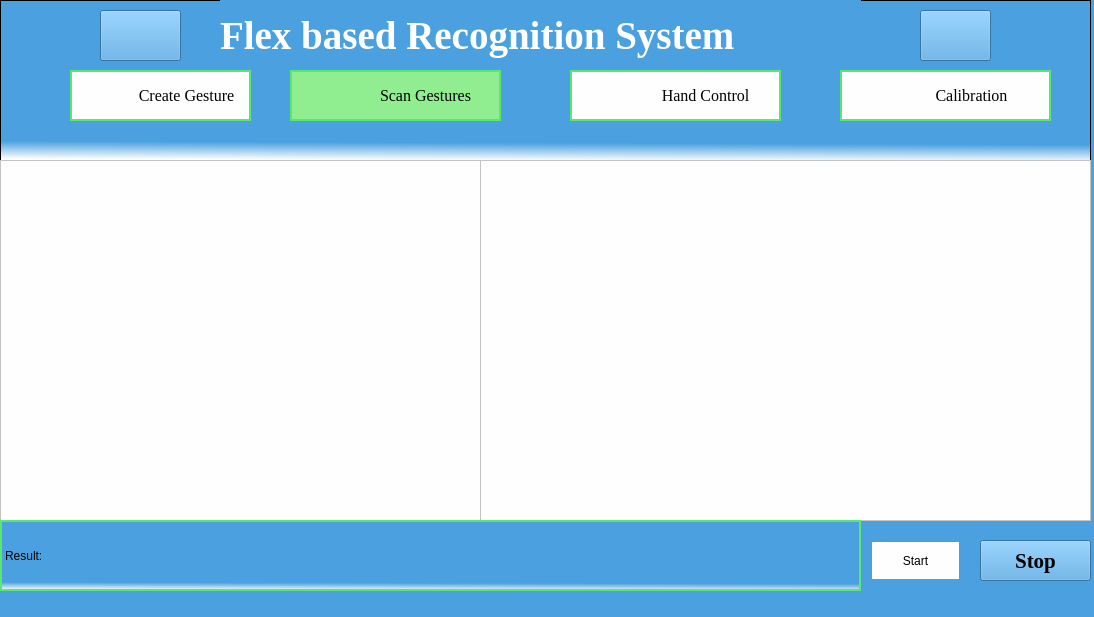
<?xml version="1.0" encoding="UTF-8"?>
<ui version="4.0">
 <class>MainWindow</class>
 <widget class="QMainWindow" name="MainWindow">
  <property name="geometry">
   <rect>
    <x>0</x>
    <y>0</y>
    <width>1094</width>
    <height>617</height>
   </rect>
  </property>
  <property name="windowTitle">
   <string>MainWindow</string>
  </property>
  <property name="styleSheet">
   <string notr="true">background-color:rgba(75, 161, 223, 255)</string>
  </property>
  <widget class="QWidget" name="centralwidget">
   <widget class="QGraphicsView" name="graphicsView_2">
    <property name="geometry">
     <rect>
      <x>0</x>
      <y>0</y>
      <width>1091</width>
      <height>161</height>
     </rect>
    </property>
    <property name="toolTip">
     <string>&lt;html&gt;&lt;head/&gt;&lt;body&gt;&lt;p&gt;&lt;br/&gt;&lt;/p&gt;&lt;/body&gt;&lt;/html&gt;</string>
    </property>
    <property name="styleSheet">
     <string notr="true">background-color: qlineargradient(spread:pad, x1:0.543136, y1:0.074, x2:0.52, y2:1, stop:0.880682 rgba(75, 161, 223, 255), stop:1 rgba(255, 255, 255, 255));
</string>
    </property>
   </widget>
   <widget class="QLabel" name="label">
    <property name="geometry">
     <rect>
      <x>220</x>
      <y>0</y>
      <width>641</width>
      <height>71</height>
     </rect>
    </property>
    <property name="font">
     <font>
      <family>Times New Roman</family>
      <pointsize>29</pointsize>
      <weight>75</weight>
      <bold>true</bold>
     </font>
    </property>
    <property name="styleSheet">
     <string notr="true">color:white;</string>
    </property>
    <property name="text">
     <string>Flex based Recognition System</string>
    </property>
   </widget>
   <widget class="QGraphicsView" name="graphicsView">
    <property name="geometry">
     <rect>
      <x>0</x>
      <y>160</y>
      <width>481</width>
      <height>361</height>
     </rect>
    </property>
    <property name="styleSheet">
     <string notr="true">background-color:#fefefe;
</string>
    </property>
   </widget>
   <widget class="QPushButton" name="create">
    <property name="geometry">
     <rect>
      <x>70</x>
      <y>70</y>
      <width>181</width>
      <height>51</height>
     </rect>
    </property>
    <property name="font">
     <font>
      <family>TImes New Roman</family>
      <pointsize>12</pointsize>
      <weight>50</weight>
      <italic>false</italic>
      <bold>false</bold>
     </font>
    </property>
    <property name="layoutDirection">
     <enum>Qt::RightToLeft</enum>
    </property>
    <property name="styleSheet">
     <string notr="true">QPushButton#create{
padding-left:-40px;
color:black;
background-color:#fefefe;
border: 2px solid #58e870; border-radius:30px;
font: 12pt &quot;TImes New Roman&quot;;
background-image:url(&quot;icons/create.png&quot;);
background-repeat:none;
}
QPushButton#create:hover
{
   background-color:lightgreen;
	color:white;
}</string>
    </property>
    <property name="text">
     <string>   Create Gesture</string>
    </property>
   </widget>
   <widget class="QPushButton" name="scan_sen">
    <property name="geometry">
     <rect>
      <x>570</x>
      <y>70</y>
      <width>211</width>
      <height>51</height>
     </rect>
    </property>
    <property name="font">
     <font>
      <family>TImes New Roman</family>
      <pointsize>12</pointsize>
      <weight>50</weight>
      <italic>false</italic>
      <bold>false</bold>
     </font>
    </property>
    <property name="styleSheet">
     <string notr="true">QPushButton#scan_sen{
padding-left:-40px;
color:black;
background-color:#fefefe;
border: 2px solid #58e870; border-radius:30px;
font: 12pt &quot;TImes New Roman&quot;;
background-image:url(&quot;icons/sent.png&quot;);
background-repeat:none;
}
QPushButton#scan_sen:hover
{
   background-color:lightgreen;
	color:white;
}</string>
    </property>
    <property name="text">
     <string>                          Hand Control </string>
    </property>
   </widget>
   <widget class="QPushButton" name="scan_sinlge">
    <property name="geometry">
     <rect>
      <x>290</x>
      <y>70</y>
      <width>211</width>
      <height>51</height>
     </rect>
    </property>
    <property name="font">
     <font>
      <family>TImes New Roman</family>
      <pointsize>12</pointsize>
      <weight>50</weight>
      <italic>false</italic>
      <bold>false</bold>
     </font>
    </property>
    <property name="layoutDirection">
     <enum>Qt::LeftToRight</enum>
    </property>
    <property name="autoFillBackground">
     <bool>false</bool>
    </property>
    <property name="styleSheet">
     <string notr="true">QPushButton#scan_sinlge{
padding-left:-40px;
color:black;
background-color:lightgreen;
border: 2px solid #58e870; border-radius:30px;
font: 12pt &quot;TImes New Roman&quot;;
background-image:url(&quot;icons/scan.png&quot;);
background-repeat:none;
}
QPushButton#scan_sinlge:hover
{
   background-color:lightgreen;
	color:white;
}</string>
    </property>
    <property name="text">
     <string>                         Scan Gestures</string>
    </property>
   </widget>
   <widget class="QPushButton" name="exp2">
    <property name="geometry">
     <rect>
      <x>840</x>
      <y>70</y>
      <width>211</width>
      <height>51</height>
     </rect>
    </property>
    <property name="font">
     <font>
      <family>TImes New Roman</family>
      <pointsize>12</pointsize>
      <weight>50</weight>
      <italic>false</italic>
      <bold>false</bold>
     </font>
    </property>
    <property name="styleSheet">
     <string notr="true">QPushButton#exp2{
padding-left:-40px;
color:black;
background-color:#fefefe;
border: 2px solid #58e870; border-radius:30px;
font: 12pt &quot;TImes New Roman&quot;;
background-image:url(&quot;icons/export.png&quot;);
background-repeat:none;
}
QPushButton#exp2:hover
{
   background-color:lightgreen;
	color:white;
}</string>
    </property>
    <property name="text">
     <string>                       Calibration</string>
    </property>
    <property name="checkable">
     <bool>false</bool>
    </property>
    <property name="autoRepeat">
     <bool>false</bool>
    </property>
    <property name="autoExclusive">
     <bool>false</bool>
    </property>
    <property name="autoDefault">
     <bool>false</bool>
    </property>
    <property name="default">
     <bool>false</bool>
    </property>
    <property name="flat">
     <bool>false</bool>
    </property>
   </widget>
   <widget class="QPushButton" name="exit_button">
    <property name="geometry">
     <rect>
      <x>920</x>
      <y>10</y>
      <width>71</width>
      <height>51</height>
     </rect>
    </property>
    <property name="styleSheet">
     <string notr="true">QPushButton#exit_button{
background-image:url(&quot;icons/exit.png&quot;);
background-repeat:no-repeat;
background-size:100% 100%;
}</string>
    </property>
    <property name="text">
     <string/>
    </property>
   </widget>
   <widget class="QGraphicsView" name="graphicsView_4">
    <property name="geometry">
     <rect>
      <x>480</x>
      <y>160</y>
      <width>611</width>
      <height>361</height>
     </rect>
    </property>
    <property name="styleSheet">
     <string notr="true">background-color:#fefefe;
</string>
    </property>
   </widget>
   <widget class="QLabel" name="label_2">
    <property name="geometry">
     <rect>
      <x>0</x>
      <y>520</y>
      <width>861</width>
      <height>71</height>
     </rect>
    </property>
    <property name="styleSheet">
     <string notr="true">background-color: qlineargradient(spread:pad, x1:0.543136, y1:0.074, x2:0.52, y2:1, stop:0.880682 rgba(75, 161, 223, 255), stop:1 rgba(255, 255, 255, 255));
border: 2px solid #58e870; 
font: 12pt &quot;TImes New Roman&quot;;</string>
    </property>
    <property name="text">
     <string>Result:</string>
    </property>
   </widget>
   <widget class="QPushButton" name="pushButton_2">
    <property name="geometry">
     <rect>
      <x>870</x>
      <y>540</y>
      <width>91</width>
      <height>41</height>
     </rect>
    </property>
    <property name="styleSheet">
     <string notr="true">QPushButton#pushButton_2{
color: black;
background-color:#fefefe;
border: 2px solid #4ba1df; 
font: 16pt &quot;Times New Roman&quot;;
background-repeat:none;
}
QPushButton#pushButton_2:hover
{
	background-color:lightgreen;
	color:black;
}</string>
    </property>
    <property name="text">
     <string>Start</string>
    </property>
   </widget>
   <widget class="QPushButton" name="pushButton_3">
    <property name="geometry">
     <rect>
      <x>980</x>
      <y>540</y>
      <width>111</width>
      <height>41</height>
     </rect>
    </property>
    <property name="font">
     <font>
      <family>Times New Roman</family>
      <pointsize>16</pointsize>
      <weight>75</weight>
      <bold>true</bold>
     </font>
    </property>
    <property name="autoFillBackground">
     <bool>false</bool>
    </property>
    <property name="styleSheet">
     <string notr="true">QPushButton#pushButton{
color: black;
background-color:white;
border: 2px solid #4ba1df; 
font: 16pt &quot;Times New Roman&quot;;
background-repeat:none;
}
QPushButton#pushButton:hover
{
	background-color:lightgreen;
	color:black;
}</string>
    </property>
    <property name="text">
     <string>Stop</string>
    </property>
   </widget>
   <widget class="QPushButton" name="transfer">
    <property name="geometry">
     <rect>
      <x>100</x>
      <y>10</y>
      <width>81</width>
      <height>51</height>
     </rect>
    </property>
    <property name="styleSheet">
     <string notr="true">QPushButton#transfer{
background-image:url(&quot;icons/gesture.png&quot;);
background-repeat:no-repeat;
background-size:100% 100%;
}</string>
    </property>
    <property name="text">
     <string/>
    </property>
   </widget>
  </widget>
  <widget class="QStatusBar" name="statusbar"/>
 </widget>
 <resources/>
 <connections/>
</ui>
